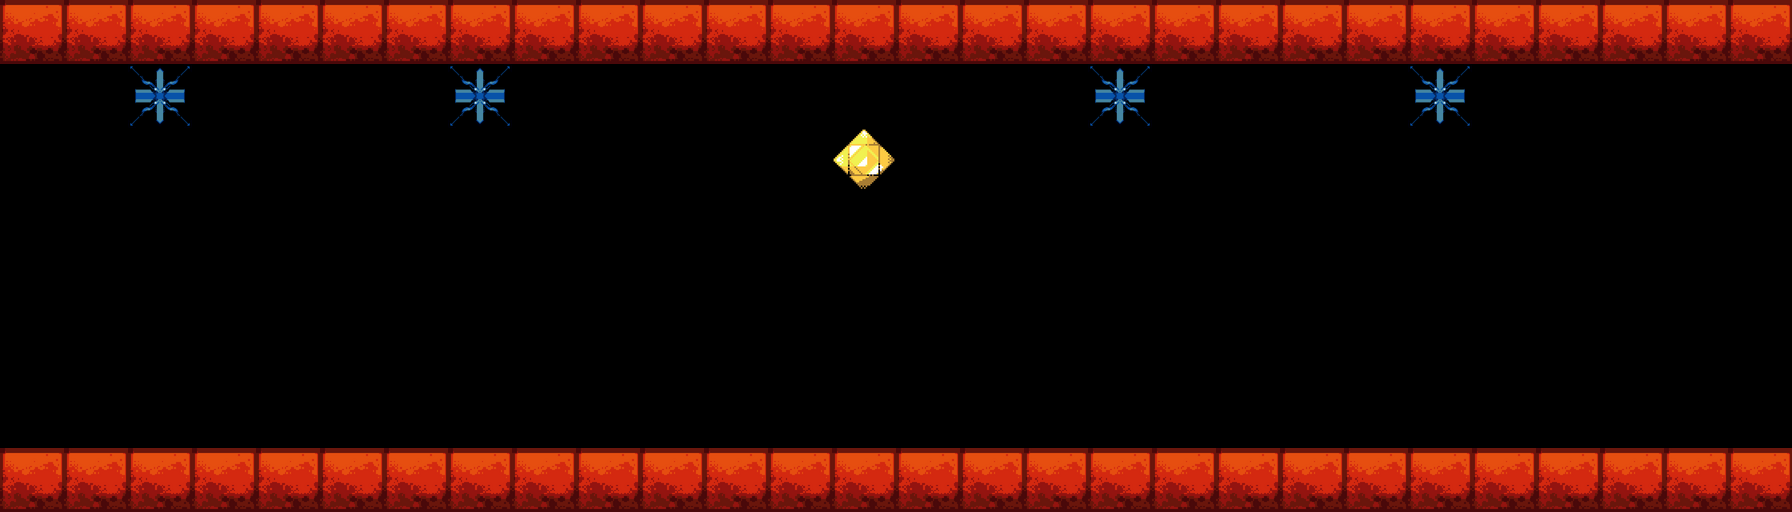

Below is a game level as drawn by its tile map, then a one-line description and the .tmx file that defines it, in full:
An orthogonal 28x8 tile map with 64x64 px tiles, 1 tile layer (Tile Layer 1), 9 tilesets.

<map version="1.8" tiledversion="1.8.2" orientation="orthogonal" renderorder="right-down" width="28" height="8" tilewidth="64" tileheight="64" infinite="0" nextlayerid="3" nextobjectid="1">
 <editorsettings>
  <export format="lua" />
 </editorsettings>
 <tileset firstgid="1" source="../buildmap/tileset/START_POINT.tsx" />
 <tileset firstgid="2" source="../buildmap/tileset/GROUND_BLOCK.tsx" />
 <tileset firstgid="3" source="../buildmap/tileset/THORN.tsx" />
 <tileset firstgid="4" source="../buildmap/tileset/dyn_thorn.tsx" />
 <tileset firstgid="5" source="../buildmap/tileset/CHECKPOINT.tsx" />
 <tileset firstgid="6" source="../buildmap/tileset/ring_vertical.tsx" />
 <tileset firstgid="7" source="../buildmap/tileset/ring_horizontal.tsx" />
 <tileset firstgid="8" source="../buildmap/tileset/END_POINT.tsx" />
 <tileset firstgid="9" name="life" tilewidth="64" tileheight="64" tilecount="1" columns="1">
  <image source="../buildmap/tileset/life.png" width="64" height="64" />
 </tileset>
 <layer id="1" name="Tile Layer 1" width="28" height="8">
  <data encoding="csv">
2,2,2,2,2,2,2,2,2,2,2,2,2,2,2,2,2,2,2,2,2,2,2,2,2,2,2,2,
0,0,4,0,0,0,0,4,0,0,0,0,0,0,0,0,0,4,0,0,0,0,4,0,0,0,0,0,
0,0,0,0,0,0,0,0,0,0,0,0,0,5,0,0,0,0,0,0,0,0,0,0,0,0,0,0,
0,0,0,0,0,0,0,0,0,0,0,0,0,0,0,0,0,0,0,0,0,0,0,0,0,0,0,0,
0,0,0,0,0,0,0,0,0,0,0,0,0,0,0,0,0,0,0,0,0,0,0,0,0,0,0,0,
0,0,0,0,0,0,0,0,0,0,0,0,0,0,0,0,0,0,0,0,0,0,0,0,0,0,0,0,
0,0,0,0,0,0,0,0,0,0,0,0,0,0,0,0,0,0,0,0,0,0,0,0,0,0,0,0,
2,2,2,2,2,2,2,2,2,2,2,2,2,2,2,2,2,2,2,2,2,2,2,2,2,2,2,2
</data>
 </layer>
</map>
